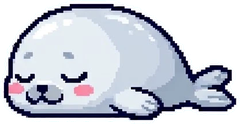
#> input picture art/seal-nap.png, 240 x 124 px, given in place of sparkle-big.png, which was not available
$ python render_frames.py
#> lines starting #> are read from the running program, lines starting #| are printed output that depends on the picture; pictures that were not available may be replaced by others from this repository, and a replacement may not be noted
"""Render each seal state's animation into one horizontal strip of frames.

The motions are the ones the canvas and the mod's SVGs run in CSS, played here
frame by frame: positions are the canvas card's 240 x 260 area (plus a 10 px
margin), and frames are drawn at full size, then halved for a smooth edge.

    python tools/render_frames.py        (needs Pillow)

writes assets/<state>.png (256-color, with alpha) and prints each strip's frame count and interval.
"""
import math
from pathlib import Path

from PIL import Image, ImageDraw

ROOT = Path(__file__).resolve().parent.parent
ART, OUT = ROOT / 'art', ROOT / 'assets'
MARGIN = 10
W, H = 240 + 2 * MARGIN, 260 + 2 * MARGIN
SCALE = 1.0                     # frames keep the canvas size, 260 x 280; the pet scales them at run time


def art(name):
#> called with name = 'sparkle-big.png'
    return Image.open(ART / name).convert('RGBA')
#> returned value is the input picture: PIL image 240x124 RGBA; mean R, G, B, A 137.9, 142.2, 152.9, 186.4


def frame_of(strip, index, fw, fh):
    return strip.crop((index * fw, 0, index * fw + fw, fh))


# ---- timing --------------------------------------------------------------

def bezier(p1x, p1y, p2x, p2y):
    """CSS cubic-bezier as a function of progress."""
    # [8 lines left out: function solve, not called in this run]
    return solve


EASE_IN_OUT = bezier(.42, 0, .58, 1)
LINEAR = lambda x: x


# [42 lines left out: functions keyframes, alternate, place, transformed, not called in this run]


def blank():
    return Image.new('RGBA', (W, H), (0, 0, 0, 0))


# [24 lines left out: functions sparkle, bubble, not called in this run]


SPARK = {'big': art('sparkle-big.png'), 'small': art('sparkle-small.png')}
#> call 2 of art, with name = 'sparkle-small.png'
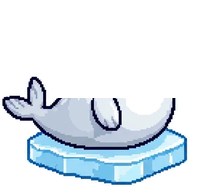
#> input picture art/sit-base2.png, 200 x 187 px, given in place of sparkle-small.png, which was not available
#> in art, returned value is the input picture: PIL image 200x187 RGBA; mean R, G, B, A 63, 73, 80.6, 92


# ---- states --------------------------------------------------------------

# [24 lines left out: functions loading, working, not called in this run]


QPOP = [(0, (10, .3, 0)), (12, (0, 1.12, 1)), (20, (0, 1, 1)), (45, (-6, 1, 1)), (70, (0, 1, 1)), (88, (-4, 1, 1)), (100, (-10, .9, 0))]


# [19 lines left out: function asking, not called in this run]


FLOAT = [(0, (0, 0, .5, 0)), (12, (1.4, -9.6, .57, 1)), (35, (4, -28, .7, .97)), (60, (-3, -56, .85, .93)), (85, (-.4, -76, .94, .9)), (100, (2, -90, 1, 0))]


# [18 lines left out: functions completed, LAYER, not called in this run]


CLAP_BODY, CLAP_L, CLAP_R = art('clap-body.png'), art('clap-left.png'), art('clap-right.png')
#> call 3 of art, with name = 'clap-body.png'
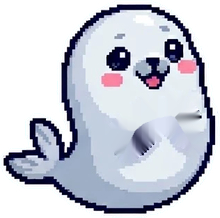
#> input picture art/clap-body.png, 220 x 218 px
#> in art, returned value is the input picture: PIL image 220x218 RGBA; mean R, G, B, A 122.7, 126.5, 137.6, 172.9
#> call 4 of art, with name = 'clap-left.png'
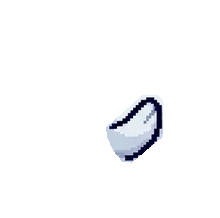
#> input picture art/clap-left.png, 220 x 218 px
#> in art, returned value is the input picture: PIL image 220x218 RGBA; mean R, G, B, A 8.4, 8.8, 9.9, 14
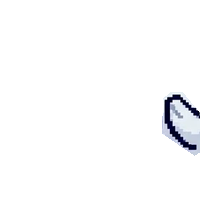
#> input picture art/clap-right.png, 220 x 218 px
#> in art, returned value is the input picture: PIL image 220x218 RGBA; mean R, G, B, A 5.8, 6, 6.8, 9.7
#> (the run stopped early here; a loop or call above may not have finished)
